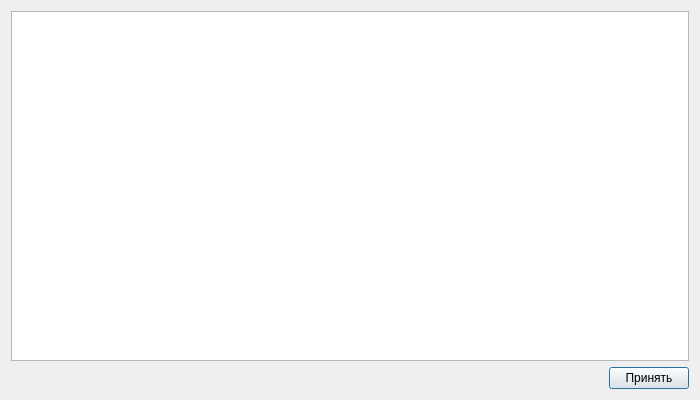
<?xml version="1.0" encoding="UTF-8"?>
<ui version="4.0">
 <class>UsersDismissWindow</class>
 <widget class="QDialog" name="UsersDismissWindow">
  <property name="geometry">
   <rect>
    <x>0</x>
    <y>0</y>
    <width>700</width>
    <height>400</height>
   </rect>
  </property>
  <property name="windowTitle">
   <string>Уволенные сотрудники</string>
  </property>
  <layout class="QVBoxLayout" name="verticalLayout">
   <item>
    <widget class="QTableView" name="tableView">
     <property name="editTriggers">
      <set>QAbstractItemView::NoEditTriggers</set>
     </property>
     <property name="cornerButtonEnabled">
      <bool>false</bool>
     </property>
    </widget>
   </item>
   <item>
    <layout class="QHBoxLayout" name="horizontalLayout">
     <item>
      <spacer name="horizontalSpacer">
       <property name="orientation">
        <enum>Qt::Horizontal</enum>
       </property>
       <property name="sizeHint" stdset="0">
        <size>
         <width>40</width>
         <height>20</height>
        </size>
       </property>
      </spacer>
     </item>
     <item>
      <widget class="QPushButton" name="pushButton">
       <property name="text">
        <string>Принять</string>
       </property>
      </widget>
     </item>
    </layout>
   </item>
  </layout>
 </widget>
 <resources/>
 <connections/>
</ui>
